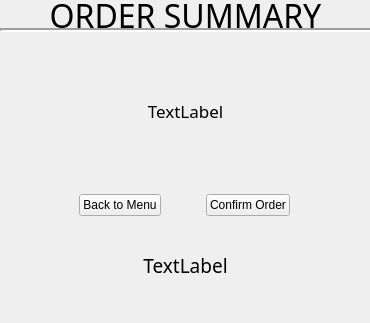
<?xml version="1.0" encoding="UTF-8"?>
<ui version="4.0">
 <class>orderSummary</class>
 <widget class="QWidget" name="orderSummary">
  <property name="geometry">
   <rect>
    <x>0</x>
    <y>0</y>
    <width>370</width>
    <height>323</height>
   </rect>
  </property>
  <property name="sizePolicy">
   <sizepolicy hsizetype="Fixed" vsizetype="Fixed">
    <horstretch>0</horstretch>
    <verstretch>0</verstretch>
   </sizepolicy>
  </property>
  <property name="minimumSize">
   <size>
    <width>370</width>
    <height>323</height>
   </size>
  </property>
  <property name="maximumSize">
   <size>
    <width>370</width>
    <height>323</height>
   </size>
  </property>
  <property name="windowTitle">
   <string>Form</string>
  </property>
  <widget class="QLabel" name="label">
   <property name="geometry">
    <rect>
     <x>0</x>
     <y>0</y>
     <width>371</width>
     <height>31</height>
    </rect>
   </property>
   <property name="font">
    <font>
     <family>American Typewriter</family>
     <pointsize>24</pointsize>
    </font>
   </property>
   <property name="text">
    <string>ORDER SUMMARY</string>
   </property>
   <property name="alignment">
    <set>Qt::AlignCenter</set>
   </property>
  </widget>
  <widget class="Line" name="line">
   <property name="geometry">
    <rect>
     <x>0</x>
     <y>20</y>
     <width>401</width>
     <height>21</height>
    </rect>
   </property>
   <property name="sizePolicy">
    <sizepolicy hsizetype="Minimum" vsizetype="Fixed">
     <horstretch>0</horstretch>
     <verstretch>0</verstretch>
    </sizepolicy>
   </property>
   <property name="lineWidth">
    <number>2</number>
   </property>
   <property name="orientation">
    <enum>Qt::Horizontal</enum>
   </property>
  </widget>
  <widget class="QWidget" name="horizontalLayoutWidget">
   <property name="geometry">
    <rect>
     <x>40</x>
     <y>190</y>
     <width>291</width>
     <height>31</height>
    </rect>
   </property>
   <layout class="QHBoxLayout" name="horizontalLayout">
    <item>
     <widget class="QPushButton" name="backToMenuButton">
      <property name="sizePolicy">
       <sizepolicy hsizetype="Fixed" vsizetype="Fixed">
        <horstretch>0</horstretch>
        <verstretch>0</verstretch>
       </sizepolicy>
      </property>
      <property name="text">
       <string>Back to Menu</string>
      </property>
     </widget>
    </item>
    <item>
     <widget class="QPushButton" name="confirmOrderButton">
      <property name="sizePolicy">
       <sizepolicy hsizetype="Fixed" vsizetype="Fixed">
        <horstretch>0</horstretch>
        <verstretch>0</verstretch>
       </sizepolicy>
      </property>
      <property name="text">
       <string>Confirm Order</string>
      </property>
     </widget>
    </item>
   </layout>
  </widget>
  <widget class="QLabel" name="confirmationLabel">
   <property name="geometry">
    <rect>
     <x>20</x>
     <y>230</y>
     <width>331</width>
     <height>71</height>
    </rect>
   </property>
   <property name="font">
    <font>
     <family>Papyrus</family>
     <pointsize>14</pointsize>
    </font>
   </property>
   <property name="text">
    <string>TextLabel</string>
   </property>
   <property name="scaledContents">
    <bool>false</bool>
   </property>
   <property name="alignment">
    <set>Qt::AlignCenter</set>
   </property>
   <property name="wordWrap">
    <bool>true</bool>
   </property>
  </widget>
  <widget class="QLabel" name="orderSummaryLabel">
   <property name="geometry">
    <rect>
     <x>30</x>
     <y>40</y>
     <width>311</width>
     <height>141</height>
    </rect>
   </property>
   <property name="font">
    <font>
     <family>Papyrus</family>
     <pointsize>13</pointsize>
    </font>
   </property>
   <property name="text">
    <string>TextLabel</string>
   </property>
   <property name="scaledContents">
    <bool>false</bool>
   </property>
   <property name="alignment">
    <set>Qt::AlignCenter</set>
   </property>
  </widget>
 </widget>
 <resources/>
 <connections/>
</ui>
